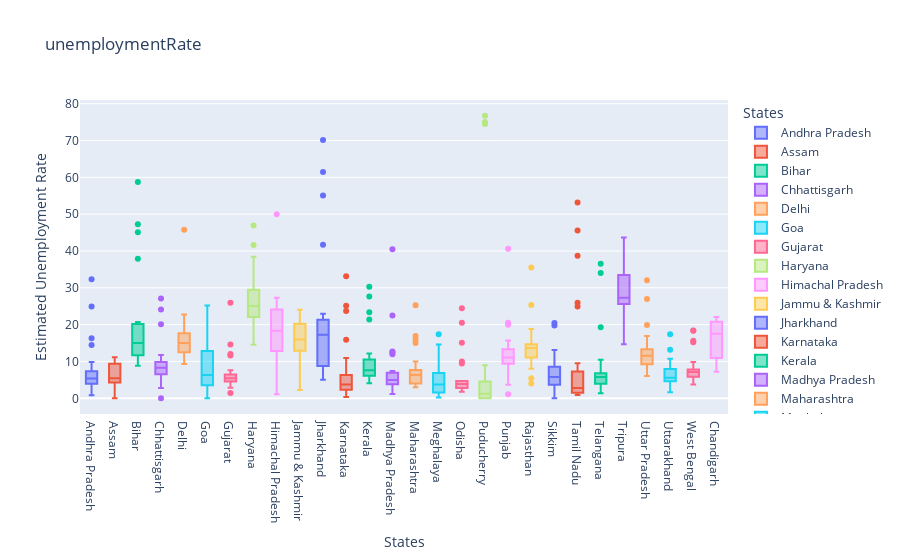

The code cell stored with this chart in its notebook:
### Code cell
#plotting a box-plot to show un-employment rate in each state
fig = px.box(
    df,
    x='States',
    y='Estimated Unemployment Rate',
    color='States',
    title='unemploymentRate',
    template='plotly'
)
fig.show()

### Figure 1 — Plotly figure (JSON) as saved in the notebook; plotly's stock layout.template omitted (floating-point values rounded to 4 significant figures)
{"data": [{"alignmentgroup": "True", "hovertemplate": "States=%{x}<br>Estimated Unemployment Rate=%{y}<extra></extra>", "legendgroup": "Andhra Pradesh", "marker": {"color": "#636efa"}, "name": "Andhra Pradesh", "notched": false, "offsetgroup": "Andhra Pradesh", "orientation": "v", "showlegend": true, "type": "box", "x": ["Andhra Pradesh", "Andhra Pradesh", "Andhra Pradesh", "Andhra Pradesh", "Andhra Pradesh", "Andhra Pradesh", "Andhra Pradesh", "Andhra Pradesh", "Andhra Pradesh", "Andhra Pradesh", "Andhra Pradesh", "Andhra Pradesh", "Andhra Pradesh", "Andhra Pradesh", "Andhra Pradesh", "Andhra Pradesh", "Andhra Pradesh", "Andhra Pradesh", "Andhra Pradesh", "Andhra Pradesh", "Andhra Pradesh", "Andhra Pradesh", "Andhra Pradesh", "Andhra Pradesh", "Andhra Pradesh", "Andhra Pradesh", "Andhra Pradesh", "Andhra Pradesh"], "x0": " ", "xaxis": "x", "y": [3.65, 3.05, 3.75, 3.32, 5.17, 3.52, 4.12, 4.38, 4.84, 5.91, 4.06, 16.29, 14.46, 0.85, 6.09, 3.8, 5.64, 4.61, 6.01, 4.7, 7.54, 7.88, 7.11, 5.66, 9.88, 32.3, 24.91, 5.86], "y0": " ", "yaxis": "y"}, {"alignmentgroup": "True", "hovertemplate": "States=%{x}<br>Estimated Unemployment Rate=%{y}<extra></extra>", "legendgroup": "Assam", "marker": {"color": "#EF553B"}, "name": "Assam", "notched": false, "offsetgroup": "Assam", "orientation": "v", "showlegend": true, "type": "box", "x": ["Assam", "Assam", "Assam", "Assam", "Assam", "Assam", "Assam", "Assam", "Assam", "Assam", "Assam", "Assam", "Assam", "Assam", "Assam", "Assam", "Assam", "Assam", "Assam", "Assam", "Assam", "Assam", "Assam", "Assam", "Assam", "Assam"], "x0": " ", "xaxis": "x", "y": [4.29, 5.08, 4.26, 5.79, 4.46, 4.65, 4.66, 4.29, 3.26, 3.77, 9.38, 0, 7.87, 9.89, 3.21, 10.39, 9.26, 11.17, 6.31, 5.02, 7.24, 9.98, 10.34, 8.37, 10.77, 3.42], "y0": " ", "yaxis": "y"}, {"alignmentgroup": "True", "hovertemplate": "States=%{x}<br>Estimated Unemployment Rate=%{y}<extra></extra>", "legendgroup": "Bihar", "marker": {"color": "#00cc96"}, "name": "Bihar", "notched": false, "offsetgroup": "Bihar", "orientation": "v", "showlegend": true, "type": "box", "x": ["Bihar", "Bihar", "Bihar", "Bihar", "Bihar", "Bihar", "Bihar", "Bihar", "Bihar", "Bihar", "Bihar", "Bihar", "Bihar", "Bihar", "Bihar", "Bihar", "Bihar", "Bihar", "Bihar", "Bihar", "Bihar", "Bihar", "Bihar", "Bihar", "Bihar", "Bihar", "Bihar", "Bihar"], "x0": " ", "xaxis": "x", "y": [9.27, 10.2, 13.44, 11, 8.87, 12.47, 12.4, 10.16, 9.13, 9.61, 15.39, 45.09, 47.26, 20.49, 19.9, 13.29, 16.41, 17.66, 20.46, 14.06, 17.62, 14.91, 20.69, 15.11, 15.73, 58.77, 37.87, 12.45], "y0": " ", "yaxis": "y"}, {"alignmentgroup": "True", "hovertemplate": "States=%{x}<br>Estimated Unemployment Rate=%{y}<extra></extra>", "legendgroup": "Chhattisgarh", "marker": {"color": "#ab63fa"}, "name": "Chhattisgarh", "notched": false, "offsetgroup": "Chhattisgarh", "orientation": "v", "showlegend": true, "type": "box", "x": ["Chhattisgarh", "Chhattisgarh", "Chhattisgarh", "Chhattisgarh", "Chhattisgarh", "Chhattisgarh", "Chhattisgarh", "Chhattisgarh", "Chhattisgarh", "Chhattisgarh", "Chhattisgarh", "Chhattisgarh", "Chhattisgarh", "Chhattisgarh", "Chhattisgarh", "Chhattisgarh", "Chhattisgarh", "Chhattisgarh", "Chhattisgarh", "Chhattisgarh", "Chhattisgarh", "Chhattisgarh", "Chhattisgarh", "Chhattisgarh", "Chhattisgarh", "Chhattisgarh", "Chhattisgarh", "Chhattisgarh"], "x0": " ", "xaxis": "x", "y": [9.82, 6.76, 4.54, 4.64, 8.33, 6.96, 2.77, 6.11, 9.89, 7.89, 7.31, 0, 7.64, 10.14, 9.77, 11.77, 8.17, 6.29, 9.46, 10.27, 8.32, 3.57, 9.01, 9.79, 8.21, 20.13, 24.1, 27.07], "y0": " ", "yaxis": "y"}, {"alignmentgroup": "True", "hovertemplate": "States=%{x}<br>Estimated Unemployment Rate=%{y}<extra></extra>", "legendgroup": "Delhi", "marker": {"color": "#FFA15A"}, "name": "Delhi", "notched": false, "offsetgroup": "Delhi", "orientation": "v", "showlegend": true, "type": "box", "x": ["Delhi", "Delhi", "Delhi", "Delhi", "Delhi", "Delhi", "Delhi", "Delhi", "Delhi", "Delhi", "Delhi", "Delhi", "Delhi", "Delhi", "Delhi", "Delhi", "Delhi", "Delhi", "Delhi", "Delhi", "Delhi", "Delhi", "Delhi", "Delhi", "Delhi", "Delhi", "Delhi", "Delhi"], "x0": " ", "xaxis": "x", "y": [12.56, 9.33, 11.07, 17.18, 12.5, 15.84, 11.11, 16.97, 13.48, 13.81, 15.18, 20.69, 22.76, 21.14, 12.31, 12.76, 14.68, 13.52, 20.59, 12.41, 16.11, 11.07, 22.45, 14.86, 17.09, 16.51, 45.78, 18.11], "y0": " ", "yaxis": "y"}, {"alignmentgroup": "True", "hovertemplate": "States=%{x}<br>Estimated Unemployment Rate=%{y}<extra></extra>", "legendgroup": "Goa", "marker": {"color": "#19d3f3"}, "name": "Goa", "notched": false, "offsetgroup": "Goa", "orientation": "v", "showlegend": true, "type": "box", "x": ["Goa", "Goa", "Goa", "Goa", "Goa", "Goa", "Goa", "Goa", "Goa", "Goa", "Goa", "Goa", "Goa", "Goa", "Goa", "Goa", "Goa", "Goa", "Goa", "Goa", "Goa", "Goa", "Goa", "Goa"], "x0": " ", "xaxis": "x", "y": [2.91, 5.45, 10.98, 1.98, 3.61, 7.21, 23.71, 3.54, 5.38, 0, 15.91, 20, 2.75, 13.33, 12.28, 4.9, 3.16, 12.31, 25.2, 16.22, 10.92, 4.31, 4.76, 11.76], "y0": " ", "yaxis": "y"}, {"alignmentgroup": "True", "hovertemplate": "States=%{x}<br>Estimated Unemployment Rate=%{y}<extra></extra>", "legendgroup": "Gujarat", "marker": {"color": "#FF6692"}, "name": "Gujarat", "notched": false, "offsetgroup": "Gujarat", "orientation": "v", "showlegend": true, "type": "box", "x": ["Gujarat", "Gujarat", "Gujarat", "Gujarat", "Gujarat", "Gujarat", "Gujarat", "Gujarat", "Gujarat", "Gujarat", "Gujarat", "Gujarat", "Gujarat", "Gujarat", "Gujarat", "Gujarat", "Gujarat", "Gujarat", "Gujarat", "Gujarat", "Gujarat", "Gujarat", "Gujarat", "Gujarat", "Gujarat", "Gujarat", "Gujarat", "Gujarat"], "x0": " ", "xaxis": "x", "y": [2.88, 4.77, 4.58, 3.7, 6.29, 4.91, 4.68, 3.46, 5.35, 6.64, 7.59, 12, 14.58, 1.41, 4.09, 6.31, 5.15, 4.2, 5.96, 5.45, 7.53, 5.71, 5.82, 6.04, 5.39, 25.94, 11.62, 4.54], "y0": " ", "yaxis": "y"}, {"alignmentgroup": "True", "hovertemplate": "States=%{x}<br>Estimated Unemployment Rate=%{y}<extra></extra>", "legendgroup": "Haryana", "marker": {"color": "#B6E880"}, "name": "Haryana", "notched": false, "offsetgroup": "Haryana", "orientation": "v", "showlegend": true, "type": "box", "x": ["Haryana", "Haryana", "Haryana", "Haryana", "Haryana", "Haryana", "Haryana", "Haryana", "Haryana", "Haryana", "Haryana", "Haryana", "Haryana", "Haryana", "Haryana", "Haryana", "Haryana", "Haryana", "Haryana", "Haryana", "Haryana", "Haryana", "Haryana", "Haryana", "Haryana", "Haryana", "Haryana", "Haryana"], "x0": " ", "xaxis": "x", "y": [14.54, 23.08, 16.22, 30.94, 16.36, 24.17, 16.59, 29.56, 16.21, 27.19, 23.92, 41.61, 34.22, 35.57, 24.67, 20.42, 25.45, 24.19, 26.84, 21.04, 27.06, 23.65, 27.24, 23.29, 27.14, 46.89, 38.46, 29.41], "y0": " ", "yaxis": "y"}, {"alignmentgroup": "True", "hovertemplate": "States=%{x}<br>Estimated Unemployment Rate=%{y}<extra></extra>", "legendgroup": "Himachal Pradesh", "marker": {"color": "#FF97FF"}, "name": "Himachal Pradesh", "notched": false, "offsetgroup": "Himachal Pradesh", "orientation": "v", "showlegend": true, "type": "box", "x": ["Himachal Pradesh", "Himachal Pradesh", "Himachal Pradesh", "Himachal Pradesh", "Himachal Pradesh", "Himachal Pradesh", "Himachal Pradesh", "Himachal Pradesh", "Himachal Pradesh", "Himachal Pradesh", "Himachal Pradesh", "Himachal Pradesh", "Himachal Pradesh", "Himachal Pradesh", "Himachal Pradesh", "Himachal Pradesh", "Himachal Pradesh", "Himachal Pradesh", "Himachal Pradesh", "Himachal Pradesh", "Himachal Pradesh", "Himachal Pradesh", "Himachal Pradesh", "Himachal Pradesh", "Himachal Pradesh", "Himachal Pradesh", "Himachal Pradesh", "Himachal Pradesh"], "x0": " ", "xaxis": "x", "y": [13.68, 11.43, 20.59, 18.56, 15.98, 15.81, 22.86, 19.46, 16.67, 15.42, 17.71, 2.13, 25.64, 1.12, 10.88, 21.43, 21.51, 24.48, 12, 23.77, 27.27, 25.32, 18.15, 27.31, 26.44, 2.7, 50, 10.81], "y0": " ", "yaxis": "y"}, {"alignmentgroup": "True", "hovertemplate": "States=%{x}<br>Estimated Unemployment Rate=%{y}<extra></extra>", "legendgroup": "Jammu & Kashmir", "marker": {"color": "#FECB52"}, "name": "Jammu & Kashmir", "notched": false, "offsetgroup": "Jammu & Kashmir", "orientation": "v", "showlegend": true, "type": "box", "x": ["Jammu & Kashmir", "Jammu & Kashmir", "Jammu & Kashmir", "Jammu & Kashmir", "Jammu & Kashmir", "Jammu & Kashmir", "Jammu & Kashmir", "Jammu & Kashmir", "Jammu & Kashmir", "Jammu & Kashmir", "Jammu & Kashmir", "Jammu & Kashmir", "Jammu & Kashmir", "Jammu & Kashmir", "Jammu & Kashmir", "Jammu & Kashmir", "Jammu & Kashmir", "Jammu & Kashmir", "Jammu & Kashmir", "Jammu & Kashmir", "Jammu & Kashmir"], "x0": " ", "xaxis": "x", "y": [12.78, 12.09, 13.67, 11.32, 19.27, 14.73, 22.19, 21.23, 16, 2.22, 18.97, 23.04, 19.88, 21.55, 24.06, 14.29, 7.02, 18.54, 19.86, 14.29, 12.96], "y0": " ", "yaxis": "y"}, {"alignmentgroup": "True", "hovertemplate": "States=%{x}<br>Estimated Unemployment Rate=%{y}<extra></extra>", "legendgroup": "Jharkhand", "marker": {"color": "#636efa"}, "name": "Jharkhand", "notched": false, "offsetgroup": "Jharkhand", "orientation": "v", "showlegend": true, "type": "box", "x": ["Jharkhand", "Jharkhand", "Jharkhand", "Jharkhand", "Jharkhand", "Jharkhand", "Jharkhand", "Jharkhand", "Jharkhand", "Jharkhand", "Jharkhand", "Jharkhand", "Jharkhand", "Jharkhand", "Jharkhand", "Jharkhand", "Jharkhand", "Jharkhand", "Jharkhand", "Jharkhand", "Jharkhand", "Jharkhand", "Jharkhand", "Jharkhand", "Jharkhand", "Jharkhand", "Jharkhand", "Jharkhand"], "x0": " ", "xaxis": "x", "y": [7.11, 8.46, 9.98, 12.06, 7.12, 6.57, 8.07, 15.15, 6.16, 9.06, 5.01, 41.72, 55.1, 21.53, 17.23, 20.51, 15.67, 20.25, 21.16, 19.05, 17.34, 22.01, 22.96, 19.67, 16.4, 61.48, 70.17, 19.38], "y0": " ", "yaxis": "y"}, {"alignmentgroup": "True", "hovertemplate": "States=%{x}<br>Estimated Unemployment Rate=%{y}<extra></extra>", "legendgroup": "Karnataka", "marker": {"color": "#EF553B"}, "name": "Karnataka", "notched": false, "offsetgroup": "Karnataka", "orientation": "v", "showlegend": true, "type": "box", "x": ["Karnataka", "Karnataka", "Karnataka", "Karnataka", "Karnataka", "Karnataka", "Karnataka", "Karnataka", "Karnataka", "Karnataka", "Karnataka", "Karnataka", "Karnataka", "Karnataka", "Karnataka", "Karnataka", "Karnataka", "Karnataka", "Karnataka", "Karnataka", "Karnataka", "Karnataka", "Karnataka", "Karnataka", "Karnataka", "Karnataka", "Karnataka", "Karnataka"], "x0": " ", "xaxis": "x", "y": [5.46, 5.98, 0.52, 0.37, 3.2, 7.13, 1.19, 0.41, 2.57, 4.11, 2.39, 33.17, 23.72, 10.92, 6.56, 5, 2.29, 1.27, 3.57, 3.87, 3.44, 1.56, 3.31, 2.88, 4.92, 25.12, 15.88, 6.12], "y0": " ", "yaxis": "y"}, {"alignmentgroup": "True", "hovertemplate": "States=%{x}<br>Estimated Unemployment Rate=%{y}<extra></extra>", "legendgroup": "Kerala", "marker": {"color": "#00cc96"}, "name": "Kerala", "notched": false, "offsetgroup": "Kerala", "orientation": "v", "showlegend": true, "type": "box", "x": ["Kerala", "Kerala", "Kerala", "Kerala", "Kerala", "Kerala", "Kerala", "Kerala", "Kerala", "Kerala", "Kerala", "Kerala", "Kerala", "Kerala", "Kerala", "Kerala", "Kerala", "Kerala", "Kerala", "Kerala", "Kerala", "Kerala", "Kerala", "Kerala", "Kerala", "Kerala", "Kerala", "Kerala"], "x0": " ", "xaxis": "x", "y": [6.63, 9, 4.95, 10.32, 5.35, 9.14, 5, 10.77, 4.11, 8.91, 8.85, 10.71, 23.38, 27.66, 6.11, 6.67, 7.58, 7.69, 5.52, 5.35, 6.71, 7.31, 6.65, 6.08, 9.14, 21.43, 30.28, 12.17], "y0": " ", "yaxis": "y"}, {"alignmentgroup": "True", "hovertemplate": "States=%{x}<br>Estimated Unemployment Rate=%{y}<extra></extra>", "legendgroup": "Madhya Pradesh", "marker": {"color": "#ab63fa"}, "name": "Madhya Pradesh", "notched": false, "offsetgroup": "Madhya Pradesh", "orientation": "v", "showlegend": true, "type": "box", "x": ["Madhya Pradesh", "Madhya Pradesh", "Madhya Pradesh", "Madhya Pradesh", "Madhya Pradesh", "Madhya Pradesh", "Madhya Pradesh", "Madhya Pradesh", "Madhya Pradesh", "Madhya Pradesh", "Madhya Pradesh", "Madhya Pradesh", "Madhya Pradesh", "Madhya Pradesh", "Madhya Pradesh", "Madhya Pradesh", "Madhya Pradesh", "Madhya Pradesh", "Madhya Pradesh", "Madhya Pradesh", "Madhya Pradesh", "Madhya Pradesh", "Madhya Pradesh", "Madhya Pradesh", "Madhya Pradesh", "Madhya Pradesh", "Madhya Pradesh", "Madhya Pradesh"], "x0": " ", "xaxis": "x", "y": [3.63, 4.25, 3.92, 4.94, 3.08, 2.98, 2.72, 2.94, 3.66, 4.42, 1.19, 12.5, 22.46, 6.46, 3.91, 6.38, 7.38, 6.82, 7, 4.4, 6.06, 6.2, 5.17, 4.96, 4.8, 11.94, 40.49, 12.72], "y0": " ", "yaxis": "y"}, {"alignmentgroup": "True", "hovertemplate": "States=%{x}<br>Estimated Unemployment Rate=%{y}<extra></extra>", "legendgroup": "Maharashtra", "marker": {"color": "#FFA15A"}, "name": "Maharashtra", "notched": false, "offsetgroup": "Maharashtra", "orientation": "v", "showlegend": true, "type": "box", "x": ["Maharashtra", "Maharashtra", "Maharashtra", "Maharashtra", "Maharashtra", "Maharashtra", "Maharashtra", "Maharashtra", "Maharashtra", "Maharashtra", "Maharashtra", "Maharashtra", "Maharashtra", "Maharashtra", "Maharashtra", "Maharashtra", "Maharashtra", "Maharashtra", "Maharashtra", "Maharashtra", "Maharashtra", "Maharashtra", "Maharashtra", "Maharashtra", "Maharashtra", "Maharashtra", "Maharashtra", "Maharashtra"], "x0": " ", "xaxis": "x", "y": [3.67, 4.34, 3.66, 3.76, 4.4, 3.81, 3.68, 3.03, 3.8, 4.24, 5.38, 25.28, 16.89, 9.4, 6.08, 6.46, 6.35, 7.57, 7.6, 7.51, 7.6, 7.83, 6.67, 5.34, 6.34, 14.99, 15.92, 10.01], "y0": " ", "yaxis": "y"}, {"alignmentgroup": "True", "hovertemplate": "States=%{x}<br>Estimated Unemployment Rate=%{y}<extra></extra>", "legendgroup": "Meghalaya", "marker": {"color": "#19d3f3"}, "name": "Meghalaya", "notched": false, "offsetgroup": "Meghalaya", "orientation": "v", "showlegend": true, "type": "box", "x": ["Meghalaya", "Meghalaya", "Meghalaya", "Meghalaya", "Meghalaya", "Meghalaya", "Meghalaya", "Meghalaya", "Meghalaya", "Meghalaya", "Meghalaya", "Meghalaya", "Meghalaya", "Meghalaya", "Meghalaya", "Meghalaya", "Meghalaya", "Meghalaya", "Meghalaya", "Meghalaya", "Meghalaya", "Meghalaya", "Meghalaya", "Meghalaya", "Meghalaya", "Meghalaya", "Meghalaya"], "x0": " ", "xaxis": "x", "y": [3.16, 4.23, 1.03, 0.52, 0.24, 3.7, 1.5, 1.8, 0.97, 2.76, 1.28, 8.38, 3.73, 1.35, 8.4, 8.66, 4.43, 5.8, 5.3, 7.2, 3.02, 5.21, 4.76, 7.37, 2.8, 17.39, 14.58], "y0": " ", "yaxis": "y"}, {"alignmentgroup": "True", "hovertemplate": "States=%{x}<br>Estimated Unemployment Rate=%{y}<extra></extra>", "legendgroup": "Odisha", "marker": {"color": "#FF6692"}, "name": "Odisha", "notched": false, "offsetgroup": "Odisha", "orientation": "v", "showlegend": true, "type": "box", "x": ["Odisha", "Odisha", "Odisha", "Odisha", "Odisha", "Odisha", "Odisha", "Odisha", "Odisha", "Odisha", "Odisha", "Odisha", "Odisha", "Odisha", "Odisha", "Odisha", "Odisha", "Odisha", "Odisha", "Odisha", "Odisha", "Odisha", "Odisha", "Odisha", "Odisha", "Odisha", "Odisha", "Odisha"], "x0": " ", "xaxis": "x", "y": [4.17, 4.71, 3.31, 3.68, 4.31, 4.28, 4.72, 4.67, 1.81, 3.31, 15.09, 24.48, 9.45, 4.59, 2.95, 2.63, 1.78, 3.5, 3.78, 4.5, 2.23, 3.36, 2.28, 2.19, 3.96, 20.5, 10, 2.18], "y0": " ", "yaxis": "y"}, {"alignmentgroup": "True", "hovertemplate": "States=%{x}<br>Estimated Unemployment Rate=%{y}<extra></extra>", "legendgroup": "Puducherry", "marker": {"color": "#B6E880"}, "name": "Puducherry", "notched": false, "offsetgroup": "Puducherry", "orientation": "v", "showlegend": true, "type": "box", "x": ["Puducherry", "Puducherry", "Puducherry", "Puducherry", "Puducherry", "Puducherry", "Puducherry", "Puducherry", "Puducherry", "Puducherry", "Puducherry", "Puducherry", "Puducherry", "Puducherry", "Puducherry", "Puducherry", "Puducherry", "Puducherry", "Puducherry", "Puducherry", "Puducherry", "Puducherry", "Puducherry", "Puducherry", "Puducherry", "Puducherry"], "x0": " ", "xaxis": "x", "y": [0, 0, 0, 4.85, 0, 1.18, 0, 1.99, 0.58, 1.74, 2.31, 74.51, 1.25, 0, 0, 8.95, 1.22, 1.17, 1.37, 5.21, 0.57, 1.78, 0.62, 76.74, 75, 4.55], "y0": " ", "yaxis": "y"}, {"alignmentgroup": "True", "hovertemplate": "States=%{x}<br>Estimated Unemployment Rate=%{y}<extra></extra>", "legendgroup": "Punjab", "marker": {"color": "#FF97FF"}, "name": "Punjab", "notched": false, "offsetgroup": "Punjab", "orientation": "v", "showlegend": true, "type": "box", "x": ["Punjab", "Punjab", "Punjab", "Punjab", "Punjab", "Punjab", "Punjab", "Punjab", "Punjab", "Punjab", "Punjab", "Punjab", "Punjab", "Punjab", "Punjab", "Punjab", "Punjab", "Punjab", "Punjab", "Punjab", "Punjab", "Punjab", "Punjab", "Punjab", "Punjab", "Punjab", "Punjab", "Punjab"], "x0": " ", "xaxis": "x", "y": [9.17, 12.21, 9.64, 6.69, 8.59, 12.56, 7.07, 6.13, 9.69, 10.41, 10.51, 3.69, 40.59, 20, 13.49, 13.17, 11.61, 11.99, 15.69, 13.75, 10.39, 11.97, 13.68, 11.99, 9.97, 1.13, 20.54, 10.55], "y0": " ", "yaxis": "y"}, {"alignmentgroup": "True", "hovertemplate": "States=%{x}<br>Estimated Unemployment Rate=%{y}<extra></extra>", "legendgroup": "Rajasthan", "marker": {"color": "#FECB52"}, "name": "Rajasthan", "notched": false, "offsetgroup": "Rajasthan", "orientation": "v", "showlegend": true, "type": "box", "x": ["Rajasthan", "Rajasthan", "Rajasthan", "Rajasthan", "Rajasthan", "Rajasthan", "Rajasthan", "Rajasthan", "Rajasthan", "Rajasthan", "Rajasthan", "Rajasthan", "Rajasthan", "Rajasthan", "Rajasthan", "Rajasthan", "Rajasthan", "Rajasthan", "Rajasthan", "Rajasthan", "Rajasthan", "Rajasthan", "Rajasthan", "Rajasthan", "Rajasthan", "Rajasthan", "Rajasthan", "Rajasthan"], "x0": " ", "xaxis": "x", "y": [4.03, 13.7, 9.7, 12.5, 5.45, 14.66, 10.47, 13.96, 8, 14.48, 9.47, 12.25, 10.45, 13.86, 13.62, 14.36, 11.67, 14.71, 12.63, 13.02, 14.3, 18.04, 18.82, 17.02, 18.54, 35.53, 25.35, 13.04], "y0": " ", "yaxis": "y"}, {"alignmentgroup": "True", "hovertemplate": "States=%{x}<br>Estimated Unemployment Rate=%{y}<extra></extra>", "legendgroup": "Sikkim", "marker": {"color": "#636efa"}, "name": "Sikkim", "notched": false, "offsetgroup": "Sikkim", "orientation": "v", "showlegend": true, "type": "box", "x": ["Sikkim", "Sikkim", "Sikkim", "Sikkim", "Sikkim", "Sikkim", "Sikkim", "Sikkim", "Sikkim", "Sikkim", "Sikkim", "Sikkim", "Sikkim", "Sikkim", "Sikkim", "Sikkim", "Sikkim"], "x0": " ", "xaxis": "x", "y": [5.48, 13.11, 1, 0, 5.81, 8.2, 7.76, 2.56, 4.82, 4.81, 9.68, 4.04, 7.37, 20.45, 5.77, 19.75, 2.63], "y0": " ", "yaxis": "y"}, {"alignmentgroup": "True", "hovertemplate": "States=%{x}<br>Estimated Unemployment Rate=%{y}<extra></extra>", "legendgroup": "Tamil Nadu", "marker": {"color": "#EF553B"}, "name": "Tamil Nadu", "notched": false, "offsetgroup": "Tamil Nadu", "orientation": "v", "showlegend": true, "type": "box", "x": ["Tamil Nadu", "Tamil Nadu", "Tamil Nadu", "Tamil Nadu", "Tamil Nadu", "Tamil Nadu", "Tamil Nadu", "Tamil Nadu", "Tamil Nadu", "Tamil Nadu", "Tamil Nadu", "Tamil Nadu", "Tamil Nadu", "Tamil Nadu", "Tamil Nadu", "Tamil Nadu", "Tamil Nadu", "Tamil Nadu", "Tamil Nadu", "Tamil Nadu", "Tamil Nadu", "Tamil Nadu", "Tamil Nadu", "Tamil Nadu", "Tamil Nadu", "Tamil Nadu", "Tamil Nadu", "Tamil Nadu"], "x0": " ", "xaxis": "x", "y": [0.97, 0.92, 6.01, 2.91, 1.71, 1.46, 2.46, 3.73, 1.18, 1.17, 6.36, 53.19, 38.73, 2.06, 0.89, 1.56, 3.18, 9.53, 1.86, 1.13, 2.65, 8.05, 2.05, 3.31, 6.46, 45.55, 25.95, 24.93], "y0": " ", "yaxis": "y"}, {"alignmentgroup": "True", "hovertemplate": "States=%{x}<br>Estimated Unemployment Rate=%{y}<extra></extra>", "legendgroup": "Telangana", "marker": {"color": "#00cc96"}, "name": "Telangana", "notched": false, "offsetgroup": "Telangana", "orientation": "v", "showlegend": true, "type": "box", "x": ["Telangana", "Telangana", "Telangana", "Telangana", "Telangana", "Telangana", "Telangana", "Telangana", "Telangana", "Telangana", "Telangana", "Telangana", "Telangana", "Telangana", "Telangana", "Telangana", "Telangana", "Telangana", "Telangana", "Telangana", "Telangana", "Telangana", "Telangana", "Telangana", "Telangana", "Telangana", "Telangana", "Telangana"], "x0": " ", "xaxis": "x", "y": [2.23, 5.92, 2.45, 1.4, 5.49, 7.29, 6.47, 1.35, 5.02, 9.02, 5.63, 4.51, 34.01, 19.3, 1.52, 1.43, 3.73, 4.19, 6.19, 6.74, 5.23, 4.22, 6.49, 6.74, 6.1, 10.5, 36.57, 6.92], "y0": " ", "yaxis": "y"}, {"alignmentgroup": "True", "hovertemplate": "States=%{x}<br>Estimated Unemployment Rate=%{y}<extra></extra>", "legendgroup": "Tripura", "marker": {"color": "#ab63fa"}, "name": "Tripura", "notched": false, "offsetgroup": "Tripura", "orientation": "v", "showlegend": true, "type": "box", "x": ["Tripura", "Tripura", "Tripura", "Tripura", "Tripura", "Tripura", "Tripura", "Tripura", "Tripura", "Tripura", "Tripura", "Tripura", "Tripura", "Tripura", "Tripura", "Tripura", "Tripura", "Tripura", "Tripura", "Tripura", "Tripura", "Tripura", "Tripura", "Tripura", "Tripura", "Tripura", "Tripura", "Tripura"], "x0": " ", "xaxis": "x", "y": [29.25, 26.64, 22.47, 25.49, 30.23, 27.54, 25.25, 26.53, 31.91, 26.22, 31.61, 43.64, 14.71, 18.84, 34.69, 25.59, 25.81, 33.45, 33.57, 26.67, 27.15, 33.48, 34.37, 33.88, 25.69, 34.88, 16.78, 27.47], "y0": " ", "yaxis": "y"}, {"alignmentgroup": "True", "hovertemplate": "States=%{x}<br>Estimated Unemployment Rate=%{y}<extra></extra>", "legendgroup": "Uttar Pradesh", "marker": {"color": "#FFA15A"}, "name": "Uttar Pradesh", "notched": false, "offsetgroup": "Uttar Pradesh", "orientation": "v", "showlegend": true, "type": "box", "x": ["Uttar Pradesh", "Uttar Pradesh", "Uttar Pradesh", "Uttar Pradesh", "Uttar Pradesh", "Uttar Pradesh", "Uttar Pradesh", "Uttar Pradesh", "Uttar Pradesh", "Uttar Pradesh", "Uttar Pradesh", "Uttar Pradesh", "Uttar Pradesh", "Uttar Pradesh", "Uttar Pradesh", "Uttar Pradesh", "Uttar Pradesh", "Uttar Pradesh", "Uttar Pradesh", "Uttar Pradesh", "Uttar Pradesh", "Uttar Pradesh", "Uttar Pradesh", "Uttar Pradesh", "Uttar Pradesh", "Uttar Pradesh", "Uttar Pradesh", "Uttar Pradesh"], "x0": " ", "xaxis": "x", "y": [10.26, 11.13, 9.19, 11.47, 6.45, 10.18, 6.94, 8.43, 6.06, 8.12, 9.37, 19.92, 16.89, 8.51, 14.4, 11.62, 11.8, 14.73, 13.58, 10.35, 11.31, 12.37, 12.34, 11.65, 12.32, 26.94, 32.06, 13.05], "y0": " ", "yaxis": "y"}, {"alignmentgroup": "True", "hovertemplate": "States=%{x}<br>Estimated Unemployment Rate=%{y}<extra></extra>", "legendgroup": "Uttarakhand", "marker": {"color": "#19d3f3"}, "name": "Uttarakhand", "notched": false, "offsetgroup": "Uttarakhand", "orientation": "v", "showlegend": true, "type": "box", "x": ["Uttarakhand", "Uttarakhand", "Uttarakhand", "Uttarakhand", "Uttarakhand", "Uttarakhand", "Uttarakhand", "Uttarakhand", "Uttarakhand", "Uttarakhand", "Uttarakhand", "Uttarakhand", "Uttarakhand", "Uttarakhand", "Uttarakhand", "Uttarakhand", "Uttarakhand", "Uttarakhand", "Uttarakhand", "Uttarakhand", "Uttarakhand", "Uttarakhand", "Uttarakhand", "Uttarakhand", "Uttarakhand", "Uttarakhand", "Uttarakhand"], "x0": " ", "xaxis": "x", "y": [1.63, 4.65, 5.74, 6.11, 3.47, 4.83, 5.56, 4.52, 4.17, 4.85, 3.66, 3.57, 10.71, 9.17, 4.69, 6.94, 7.43, 9.62, 4.72, 6.34, 7.39, 8.92, 5.28, 8.15, 13.18, 17.36, 5.08], "y0": " ", "yaxis": "y"}, {"alignmentgroup": "True", "hovertemplate": "States=%{x}<br>Estimated Unemployment Rate=%{y}<extra></extra>", "legendgroup": "West Bengal", "marker": {"color": "#FF6692"}, "name": "West Bengal", "notched": false, "offsetgroup": "West Bengal", "orientation": "v", "showlegend": true, "type": "box", "x": ["West Bengal", "West Bengal", "West Bengal", "West Bengal", "West Bengal", "West Bengal", "West Bengal", "West Bengal", "West Bengal", "West Bengal", "West Bengal", "West Bengal", "West Bengal", "West Bengal", "West Bengal", "West Bengal", "West Bengal", "West Bengal", "West Bengal", "West Bengal", "West Bengal", "West Bengal", "West Bengal", "West Bengal", "West Bengal", "West Bengal", "West Bengal", "West Bengal"], "x0": " ", "xaxis": "x", "y": [6.02, 5.85, 5.62, 5.58, 5.26, 6.78, 5.83, 5.79, 6.79, 3.78, 7.02, 18.32, 18.43, 4.94, 7.25, 7.38, 7.91, 7.27, 7.79, 7.83, 6.61, 7.24, 7.27, 7.55, 6.67, 15.63, 15.22, 9.86], "y0": " ", "yaxis": "y"}, {"alignmentgroup": "True", "hovertemplate": "States=%{x}<br>Estimated Unemployment Rate=%{y}<extra></extra>", "legendgroup": "Chandigarh", "marker": {"color": "#FF97FF"}, "name": "Chandigarh", "notched": false, "offsetgroup": "Chandigarh", "orientation": "v", "showlegend": true, "type": "box", "x": ["Chandigarh", "Chandigarh", "Chandigarh", "Chandigarh", "Chandigarh", "Chandigarh", "Chandigarh", "Chandigarh", "Chandigarh", "Chandigarh", "Chandigarh", "Chandigarh"], "x0": " ", "xaxis": "x", "y": [18.35, 12.4, 21.8, 9.52, 20.14, 13.99, 22.05, 8.33, 20, 16.67, 21.43, 7.22], "y0": " ", "yaxis": "y"}], "layout": {"boxmode": "overlay", "legend": {"title": {"text": "States"}, "tracegroupgap": 0}, "title": {"text": "unemploymentRate"}, "xaxis": {"anchor": "y", "categoryarray": ["Andhra Pradesh", "Assam", "Bihar", "Chhattisgarh", "Delhi", "Goa", "Gujarat", "Haryana", "Himachal Pradesh", "Jammu & Kashmir", "Jharkhand", "Karnataka", "Kerala", "Madhya Pradesh", "Maharashtra", "Meghalaya", "Odisha", "Puducherry", "Punjab", "Rajasthan", "Sikkim", "Tamil Nadu", "Telangana", "Tripura", "Uttar Pradesh", "Uttarakhand", "West Bengal", null, "Chandigarh"], "categoryorder": "array", "domain": [0, 1], "title": {"text": "States"}}, "yaxis": {"anchor": "x", "domain": [0, 1], "title": {"text": "Estimated Unemployment Rate"}}}}
